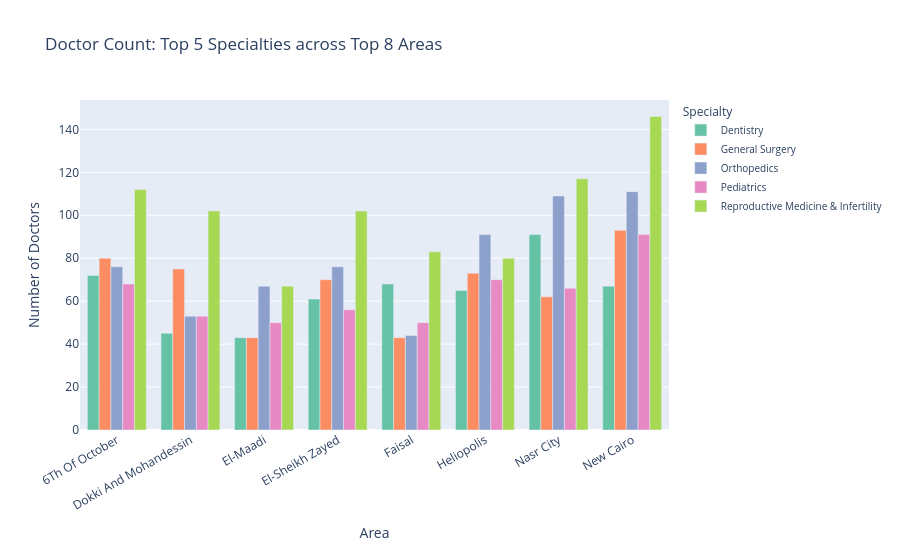
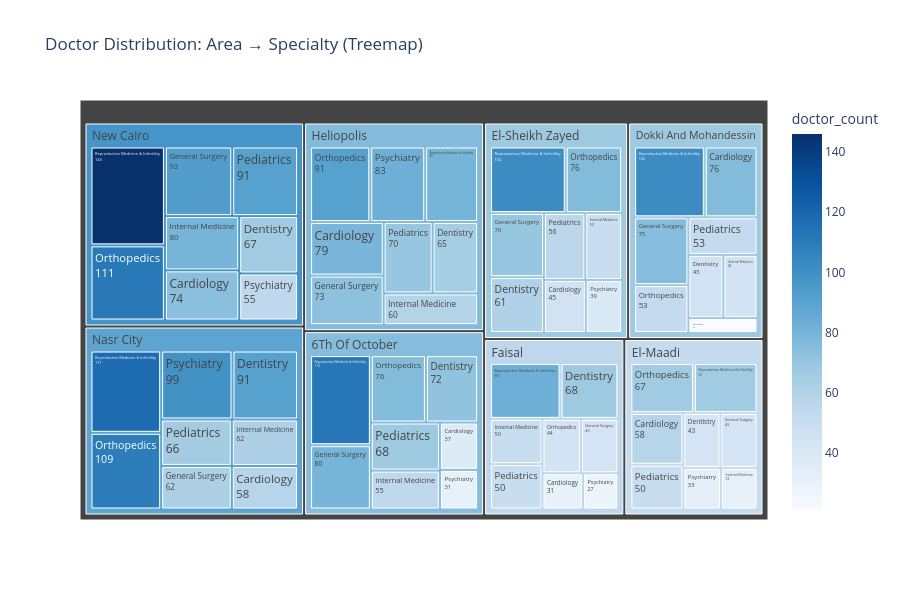

The notebook cell these images were saved under, in order:
### Code cell
top10_areas = df['address'].value_counts().head(10).index
top10_specs = df['Speciality'].value_counts().head(10).index

heat_count = (
    df[df['address'].isin(top10_areas) & df['Speciality'].isin(top10_specs)]
    .groupby(['address', 'Speciality'])['name']
    .count()
    .unstack(fill_value=0)
)

fig, ax = plt.subplots(figsize=(16, 8))
sns.heatmap(heat_count, annot=True, fmt='d', cmap='YlOrRd',
            linewidths=0.5, ax=ax, cbar_kws={'label': 'Doctor Count'})
ax.set_title('Doctor Count by Specialty × Area (Top 10 Each)', fontsize=15, fontweight='bold')
ax.set_xlabel('Specialty', fontsize=12)
ax.set_ylabel('Area', fontsize=12)
plt.xticks(rotation=35, ha='right', fontsize=9)
plt.yticks(fontsize=9)
plt.tight_layout()
plt.show()

print('\n💡 Insight: Darker cells = higher doctor concentration for that specialty in that area.')
print('   This helps identify which areas are well-served vs. underserved per specialty.')


# ── 1.2 Grouped Bar Chart: Top 5 Specialties across Top 8 Areas
top5_specs = df['Speciality'].value_counts().head(5).index
top8_areas = df['address'].value_counts().head(8).index

grouped_df = (
    df[df['address'].isin(top8_areas) & df['Speciality'].isin(top5_specs)]
    .groupby(['address', 'Speciality'])['name']
    .count()
    .reset_index()
    .rename(columns={'name': 'doctor_count'})
)

fig = px.bar(
    grouped_df,
    x='address', y='doctor_count', color='Speciality',
    barmode='group',
    title='Doctor Count: Top 5 Specialties across Top 8 Areas',
    labels={'address': 'Area', 'doctor_count': 'Number of Doctors', 'Speciality': 'Specialty'},
    color_discrete_sequence=px.colors.qualitative.Set2,
    height=550
)
fig.update_layout(xaxis_tickangle=-30, legend=dict(font=dict(size=10)))
fig.show()

print('\n💡 Insight: Compare how each area distributes its doctors across the most popular specialties.')


# ── 1.3 Treemap: Specialty + Area Doctor Distribution
top8_areas = df['address'].value_counts().head(8).index
top8_specs = df['Speciality'].value_counts().head(8).index

tree_df = (
    df[df['address'].isin(top8_areas) & df['Speciality'].isin(top8_specs)]
    .groupby(['address', 'Speciality'])['name']
    .count()
    .reset_index()
    .rename(columns={'name': 'doctor_count'})
)

fig = px.treemap(
    tree_df,
    path=['address', 'Speciality'],
    values='doctor_count',
    title='Doctor Distribution: Area → Specialty (Treemap)',
    color='doctor_count',
    color_continuous_scale='Blues',
    height=600
)
fig.update_traces(textinfo='label+value')
fig.show()

print('\n💡 Insight: Larger blocks = more doctors. Drill into any area to see its specialty breakdown.')

### Figure 1 — Plotly figure (JSON) as saved in the notebook; plotly's stock layout.template omitted (floating-point values rounded to 4 significant figures)
{"data": [{"alignmentgroup": "True", "hovertemplate": "Specialty=Dentistry<br>Area=%{x}<br>Number of Doctors=%{y}<extra></extra>", "legendgroup": "Dentistry", "marker": {"color": "rgb(102,194,165)", "pattern": {"shape": ""}}, "name": "Dentistry", "offsetgroup": "Dentistry", "orientation": "v", "showlegend": true, "textposition": "auto", "type": "bar", "x": ["6Th Of October", "Dokki And Mohandessin", "El-Maadi", "El-Sheikh Zayed", "Faisal", "Heliopolis", "Nasr City", "New Cairo"], "xaxis": "x", "y": [72, 45, 43, 61, 68, 65, 91, 67], "yaxis": "y"}, {"alignmentgroup": "True", "hovertemplate": "Specialty=General Surgery<br>Area=%{x}<br>Number of Doctors=%{y}<extra></extra>", "legendgroup": "General Surgery", "marker": {"color": "rgb(252,141,98)", "pattern": {"shape": ""}}, "name": "General Surgery", "offsetgroup": "General Surgery", "orientation": "v", "showlegend": true, "textposition": "auto", "type": "bar", "x": ["6Th Of October", "Dokki And Mohandessin", "El-Maadi", "El-Sheikh Zayed", "Faisal", "Heliopolis", "Nasr City", "New Cairo"], "xaxis": "x", "y": [80, 75, 43, 70, 43, 73, 62, 93], "yaxis": "y"}, {"alignmentgroup": "True", "hovertemplate": "Specialty=Orthopedics<br>Area=%{x}<br>Number of Doctors=%{y}<extra></extra>", "legendgroup": "Orthopedics", "marker": {"color": "rgb(141,160,203)", "pattern": {"shape": ""}}, "name": "Orthopedics", "offsetgroup": "Orthopedics", "orientation": "v", "showlegend": true, "textposition": "auto", "type": "bar", "x": ["6Th Of October", "Dokki And Mohandessin", "El-Maadi", "El-Sheikh Zayed", "Faisal", "Heliopolis", "Nasr City", "New Cairo"], "xaxis": "x", "y": [76, 53, 67, 76, 44, 91, 109, 111], "yaxis": "y"}, {"alignmentgroup": "True", "hovertemplate": "Specialty=Pediatrics<br>Area=%{x}<br>Number of Doctors=%{y}<extra></extra>", "legendgroup": "Pediatrics", "marker": {"color": "rgb(231,138,195)", "pattern": {"shape": ""}}, "name": "Pediatrics", "offsetgroup": "Pediatrics", "orientation": "v", "showlegend": true, "textposition": "auto", "type": "bar", "x": ["6Th Of October", "Dokki And Mohandessin", "El-Maadi", "El-Sheikh Zayed", "Faisal", "Heliopolis", "Nasr City", "New Cairo"], "xaxis": "x", "y": [68, 53, 50, 56, 50, 70, 66, 91], "yaxis": "y"}, {"alignmentgroup": "True", "hovertemplate": "Specialty=Reproductive Medicine & Infertility<br>Area=%{x}<br>Number of Doctors=%{y}<extra></extra>", "legendgroup": "Reproductive Medicine & Infertility", "marker": {"color": "rgb(166,216,84)", "pattern": {"shape": ""}}, "name": "Reproductive Medicine & Infertility", "offsetgroup": "Reproductive Medicine & Infertility", "orientation": "v", "showlegend": true, "textposition": "auto", "type": "bar", "x": ["6Th Of October", "Dokki And Mohandessin", "El-Maadi", "El-Sheikh Zayed", "Faisal", "Heliopolis", "Nasr City", "New Cairo"], "xaxis": "x", "y": [112, 102, 67, 102, 83, 80, 117, 146], "yaxis": "y"}], "layout": {"barmode": "group", "height": 550, "legend": {"font": {"size": 10}, "title": {"text": "Specialty"}, "tracegroupgap": 0}, "title": {"text": "Doctor Count: Top 5 Specialties across Top 8 Areas"}, "xaxis": {"anchor": "y", "domain": [0, 1], "tickangle": -30, "title": {"text": "Area"}}, "yaxis": {"anchor": "x", "domain": [0, 1], "title": {"text": "Number of Doctors"}}}}

### Figure 2 — Plotly figure (JSON) as saved in the notebook; plotly's stock layout.template omitted (floating-point values rounded to 4 significant figures)
{"data": [{"branchvalues": "total", "customdata": [[37], [76], [58], [45], [31], [79], [58], [74], [72], [45], [43], [61], [68], [65], [91], [67], [80], [75], [43], [70], [43], [73], [62], [93], [55], [44], [32], [50], [50], [60], [62], [80], [76], [53], [67], [76], [44], [91], [109], [111], [68], [53], [50], [56], [50], [70], [66], [91], [31], [21], [33], [39], [27], [83], [99], [55], [112], [102], [67], [102], [83], [80], [117], [146], [75.11], [67.86], [52.55], [68.1], [55.53], [76.31], [88.95], [97.57]], "domain": {"x": [0, 1], "y": [0, 1]}, "hovertemplate": "labels=%{label}<br>doctor_count_sum=%{value}<br>parent=%{parent}<br>id=%{id}<br>doctor_count=%{color}<extra></extra>", "ids": ["6Th Of October/Cardiology", "Dokki And Mohandessin/Cardiology", "El-Maadi/Cardiology", "El-Sheikh Zayed/Cardiology", "Faisal/Cardiology", "Heliopolis/Cardiology", "Nasr City/Cardiology", "New Cairo/Cardiology", "6Th Of October/Dentistry", "Dokki And Mohandessin/Dentistry", "El-Maadi/Dentistry", "El-Sheikh Zayed/Dentistry", "Faisal/Dentistry", "Heliopolis/Dentistry", "Nasr City/Dentistry", "New Cairo/Dentistry", "6Th Of October/General Surgery", "Dokki And Mohandessin/General Surgery", "El-Maadi/General Surgery", "El-Sheikh Zayed/General Surgery", "Faisal/General Surgery", "Heliopolis/General Surgery", "Nasr City/General Surgery", "New Cairo/General Surgery", "6Th Of October/Internal Medicine", "Dokki And Mohandessin/Internal Medicine", "El-Maadi/Internal Medicine", "El-Sheikh Zayed/Internal Medicine", "Faisal/Internal Medicine", "Heliopolis/Internal Medicine", "Nasr City/Internal Medicine", "New Cairo/Internal Medicine", "6Th Of October/Orthopedics", "Dokki And Mohandessin/Orthopedics", "El-Maadi/Orthopedics", "El-Sheikh Zayed/Orthopedics", "Faisal/Orthopedics", "Heliopolis/Orthopedics", "Nasr City/Orthopedics", "New Cairo/Orthopedics", "6Th Of October/Pediatrics", "Dokki And Mohandessin/Pediatrics", "El-Maadi/Pediatrics", "El-Sheikh Zayed/Pediatrics", "Faisal/Pediatrics", "Heliopolis/Pediatrics", "Nasr City/Pediatrics", "New Cairo/Pediatrics", "6Th Of October/Psychiatry", "Dokki And Mohandessin/Psychiatry", "El-Maadi/Psychiatry", "El-Sheikh Zayed/Psychiatry", "Faisal/Psychiatry", "Heliopolis/Psychiatry", "Nasr City/Psychiatry", "New Cairo/Psychiatry", "6Th Of October/Reproductive Medicine & Infertility", "Dokki And Mohandessin/Reproductive Medicine & Infertility", "El-Maadi/Reproductive Medicine & Infertility", "El-Sheikh Zayed/Reproductive Medicine & Infertility", "Faisal/Reproductive Medicine & Infertility", "Heliopolis/Reproductive Medicine & Infertility", "Nasr City/Reproductive Medicine & Infertility", "New Cairo/Reproductive Medicine & Infertility", "6Th Of October", "Dokki And Mohandessin", "El-Maadi", "El-Sheikh Zayed", "Faisal", "Heliopolis", "Nasr City", "New Cairo"], "labels": ["Cardiology", "Cardiology", "Cardiology", "Cardiology", "Cardiology", "Cardiology", "Cardiology", "Cardiology", "Dentistry", "Dentistry", "Dentistry", "Dentistry", "Dentistry", "Dentistry", "Dentistry", "Dentistry", "General Surgery", "General Surgery", "General Surgery", "General Surgery", "General Surgery", "General Surgery", "General Surgery", "General Surgery", "Internal Medicine", "Internal Medicine", "Internal Medicine", "Internal Medicine", "Internal Medicine", "Internal Medicine", "Internal Medicine", "Internal Medicine", "Orthopedics", "Orthopedics", "Orthopedics", "Orthopedics", "Orthopedics", "Orthopedics", "Orthopedics", "Orthopedics", "Pediatrics", "Pediatrics", "Pediatrics", "Pediatrics", "Pediatrics", "Pediatrics", "Pediatrics", "Pediatrics", "Psychiatry", "Psychiatry", "Psychiatry", "Psychiatry", "Psychiatry", "Psychiatry", "Psychiatry", "Psychiatry", "Reproductive Medicine & Infertility", "Reproductive Medicine & Infertility", "Reproductive Medicine & Infertility", "Reproductive Medicine & Infertility", "Reproductive Medicine & Infertility", "Reproductive Medicine & Infertility", "Reproductive Medicine & Infertility", "Reproductive Medicine & Infertility", "6Th Of October", "Dokki And Mohandessin", "El-Maadi", "El-Sheikh Zayed", "Faisal", "Heliopolis", "Nasr City", "New Cairo"], "marker": {"coloraxis": "coloraxis", "colors": [37, 76, 58, 45, 31, 79, 58, 74, 72, 45, 43, 61, 68, 65, 91, 67, 80, 75, 43, 70, 43, 73, 62, 93, 55, 44, 32, 50, 50, 60, 62, 80, 76, 53, 67, 76, 44, 91, 109, 111, 68, 53, 50, 56, 50, 70, 66, 91, 31, 21, 33, 39, 27, 83, 99, 55, 112, 102, 67, 102, 83, 80, 117, 146, 75.11, 67.86, 52.55, 68.1, 55.53, 76.31, 88.95, 97.57]}, "name": "", "parents": ["6Th Of October", "Dokki And Mohandessin", "El-Maadi", "El-Sheikh Zayed", "Faisal", "Heliopolis", "Nasr City", "New Cairo", "6Th Of October", "Dokki And Mohandessin", "El-Maadi", "El-Sheikh Zayed", "Faisal", "Heliopolis", "Nasr City", "New Cairo", "6Th Of October", "Dokki And Mohandessin", "El-Maadi", "El-Sheikh Zayed", "Faisal", "Heliopolis", "Nasr City", "New Cairo", "6Th Of October", "Dokki And Mohandessin", "El-Maadi", "El-Sheikh Zayed", "Faisal", "Heliopolis", "Nasr City", "New Cairo", "6Th Of October", "Dokki And Mohandessin", "El-Maadi", "El-Sheikh Zayed", "Faisal", "Heliopolis", "Nasr City", "New Cairo", "6Th Of October", "Dokki And Mohandessin", "El-Maadi", "El-Sheikh Zayed", "Faisal", "Heliopolis", "Nasr City", "New Cairo", "6Th Of October", "Dokki And Mohandessin", "El-Maadi", "El-Sheikh Zayed", "Faisal", "Heliopolis", "Nasr City", "New Cairo", "6Th Of October", "Dokki And Mohandessin", "El-Maadi", "El-Sheikh Zayed", "Faisal", "Heliopolis", "Nasr City", "New Cairo", "", "", "", "", "", "", "", ""], "textinfo": "label+value", "type": "treemap", "values": [37, 76, 58, 45, 31, 79, 58, 74, 72, 45, 43, 61, 68, 65, 91, 67, 80, 75, 43, 70, 43, 73, 62, 93, 55, 44, 32, 50, 50, 60, 62, 80, 76, 53, 67, 76, 44, 91, 109, 111, 68, 53, 50, 56, 50, 70, 66, 91, 31, 21, 33, 39, 27, 83, 99, 55, 112, 102, 67, 102, 83, 80, 117, 146, 531, 469, 393, 499, 396, 601, 664, 717]}], "layout": {"coloraxis": {"colorbar": {"title": {"text": "doctor_count"}}, "colorscale": [[0, "rgb(247,251,255)"], [0.125, "rgb(222,235,247)"], [0.25, "rgb(198,219,239)"], [0.375, "rgb(158,202,225)"], [0.5, "rgb(107,174,214)"], [0.625, "rgb(66,146,198)"], [0.75, "rgb(33,113,181)"], [0.875, "rgb(8,81,156)"], [1, "rgb(8,48,107)"]]}, "height": 600, "legend": {"tracegroupgap": 0}, "title": {"text": "Doctor Distribution: Area → Specialty (Treemap)"}}}
